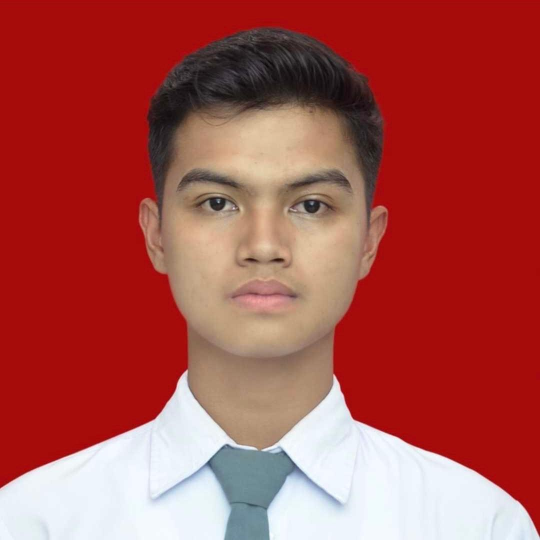
#> input picture images/Adhiv.jpg, 1080 x 1080 px (shown at 1/2 size)
$ python -i project.py   (imports and definitions only)   (older library calls are emulated)
#> lines starting #> are read from the running program, lines starting #| are printed output that depends on the picture; after the words box and inside, x2 and y2 are one past the last pixel; in counts of white or black regions, pixels touching at a corner belong together
#> further down, picture is the input picture: shape (1080, 1080, 3); mean B, G, R 74, 78.6, 170.8
import streamlit as st
import numpy as np
import cv2
from PIL import Image
import matplotlib.pyplot as plt
import os
from io import BytesIO
import base64

# ===================== CONFIG & THEME =====================

# [4 lines not run here, left out]

# [33 lines left out: function set_video_background, not called in this run]

# [1 line not run here, left out]

base_css = """
<style>
.block-container {
    max-width: 1200px;
    padding: 2.5rem 2rem 1.2rem 2rem;
}
.stImage > img{
    max-height:420px;
    object-fit:contain;
}
section[data-testid="stExpander"]{
    border-radius:10px;
    padding:8px;
    box-shadow:0 1px 6px rgba(0,0,0,0.04);
    margin-bottom:10px;
    background-color: var(--stLightBlue-50);
}
section[data-testid="stExpander"] .streamlit-expanderHeader{
    font-size:16px;
}
div[data-testid="column"] button {
    padding-top: 8px !important;
    padding-bottom: 8px !important;
    padding-left: 12px !important;
    padding-right: 12px !important;
    font-size: 14px !important;
    width: 100%;
    font-weight: 500 !important;
}
div[data-testid="stVerticalBlock"] > div[data-testid="stVerticalBlock"] > div[data-testid="stVerticalBlockBorderWrapper"] {
    border: 2px solid #4CAF50 !important;
    border-radius: 12px !important;
}
.team-photo-container {
    width: 140px;
    height: 140px;
    border-radius: 50%;
    overflow: hidden;
    margin: 0 auto;
    display: flex;
    align-items: center;
    justify-content: center;
    background: #f0f0f0;
    border: 3px solid #4CAF50;
}
.team-photo-container img {
    width: 100%;
    height: 100%;
    object-fit: cover;
    object-position: center;
}
</style>
"""
light_css = """
<style>
.stMarkdown, .stMarkdown p, .stMarkdown li {
    color: #ffffff !important;
}
button[kind="secondary"] {
    background-color: #ffffff !important;
    color: #000000 !important;
    border: 2px solid #4CAF50 !important;
    font-weight: 600 !important;
}
button[kind="secondary"]:hover {
    background-color: #e8f5e9 !important;
    color: #000000 !important;
    border-color: #2e7d32 !important;
}
button[kind="primary"] {
    background-color: #ffffff !important;
    color: #000000 !important;
}
.team-photo-container {
    background: #e8f5e9;
    border-color: #4CAF50;
}
</style>
"""

# [2 lines not run here, left out]

# ===================== SESSION STATE =====================

# [2 lines that did not run here, left out]
# [2 lines that did not run here, left out]
# [2 lines that did not run here, left out]

# ===================== TRANSLATIONS (EN ONLY) =====================

translations = {
    "en": {
        "title": "🧮 Matrix Transformations in Image Processing",
        "subtitle": "🎯 Try matrix effects and image adjustments",
        "app_goal": "🎯 *App Goal:* Provide a practical explanation of how 2D matrix transformations and image filters work on photos using linear algebra concepts.",
        "features": "- ↩ Transformations: translation, scaling, rotation, shear, and reflection.\n- 🧽 Processing: blur images, sharpen details, detect edges, remove background, convert to grayscale, and adjust brightness–contrast.",
        "concept_1_title": "### 🌀 2D Matrix Transformations",
        "concept_1_text1": "🌀 Flat images can be seen as a collection of points \\((x, y)\\) whose positions can be changed by linear operations such as translation, scaling, rotation, shear, and reflection, represented by 2×2 or 3×3 matrices (homogeneous coordinates).",
        "concept_1_text2": "🔄 When these matrices are multiplied by the point coordinates, the position shifts: scaling changes size, rotation rotates the image around the center, shear makes the shape oblique, and reflection flips the image over a specific line.",
        "concept_2_title": "### 📊 Image Adjustment with Convolution",
        "concept_2_text1": "📊 Image adjustment using small convolution kernels (matrices) that are shifted across the image; at each position, the new pixel value is calculated from a weighted combination of its neighbors.",
        "concept_2_text2": "🔍 Kernels with more even values produce blur or smoothing effects, while kernels with a strong center and negative values around it can sharpen and highlight edges.",
        "concept_3_title": "### 🎲 Why Interactive?",
        "concept_3_text1": "🎛 Users can adjust parameters like rotation angle, scaling factor, shear strength, or kernel choices and see the results on the image immediately, making matrix formulas feel more concrete.",
        "concept_3_text2": "💡 This way, numbers in the matrix can be directly linked to visual changes, making ideas of linear transformations and convolution easier to understand intuitively.",
        "quick_concepts": "#### 📝 Quick Main Ideas",
        "quick_concepts_text": "- ↩ 2D Transformations: move points in the plane (translation, scaling, rotation, shear, reflection).\n- 📊 Convolution: small kernel shifted over the image to calculate each new pixel from its surroundings.",
        "upload_title": "### 📷 Upload Image",
        "upload_label": "Drop image here (PNG/JPG/JPEG) 📂",
        "upload_success": "✅ Image loaded successfully.",
        "upload_preview": "📷 Original Image Preview",
        "upload_info": "⬆ Please upload an image first before using processing features.",
        "tools_title": "### 🔧 Image Processing Tools",
        "tools_subtitle": "🎛 Select one of the sections below to set transformations or filters.",
        "geo_title": "#### 🔄 Geometric Transformations",
        "geo_desc": "🔄 Geometric transformations change the position, size, and orientation of pixels using matrix-based linear operations.",
        "btn_translation": "↔ Translation",
        "btn_scaling": "📏 Scaling",
        "btn_rotation": "🔄 Rotation",
        "btn_shearing": "📐 Shear",
        "btn_reflection": "🪞 Reflection",
        "geo_info": "🔔 Upload an image first to try geometric transformations.",
        "trans_settings": "↔ Translation Settings**",
        "trans_dx": "↔ dx (shift left–right)",
        "trans_dy": "↕ dy (shift up–down)",
        "btn_apply": "✅ Apply",
        "trans_result": "📷 Translation Result",
        "scale_settings": "📏 Scaling Settings**",
        "scale_x": "📏 X-axis scaling factor",
        "scale_y": "📏 Y-axis scaling factor",
        "scale_result": "📷 Scaling Result",
        "rot_settings": "🔄 Rotation Settings**",
        "rot_angle": "🔄 Rotation angle (degrees)",
        "rot_result": "📷 Rotation Result",
        "shear_settings": "📐 Shear Settings**",
        "shear_x": "📐 X shear factor",
        "shear_y": "📐 Y shear factor",
        "shear_result": "📷 Shear Result",
        "refl_settings": "🪞 Reflection Settings**",
        "refl_axis": "🪞 Reflection axis",
        "refl_result": "📷 Reflection Result",
        "hist_title": "#### 📈 Color Histogram",
        "hist_desc": "📈 Histogram shows the distribution of pixel intensities (dark to light) for each color channel and helps evaluate exposure and contrast.",
        "btn_histogram": "Show Histogram 📈",
        "hist_warning": "⚠ Upload an image first to display histogram.",
        "filter_title": "#### 🔧 Filters and Adjustments",
        "filter_desc": "🔧 Filters change pixel values based on neighboring pixels (convolution) for blur, sharpening, edge detection, background removal, and brightness–contrast adjustment.",
        "btn_blur": "🔲 Blur",
        "btn_sharpen": "✨ Sharpen",
        "btn_background": "🎯 Background",
        "btn_grayscale": "⚫ Grayscale",
        "btn_edge": "🔍 Edge Detection",
        "btn_brightness": "☀ Brightness–Contrast",
        "filter_info": "🔔 Upload an image first to use filters.",
        "blur_settings": "🔲 Blur Settings**",
        "blur_kernel": "🔲 Kernel size",
        "blur_result": "📷 Blur Result",
        "sharpen_settings": "✨ Sharpening Settings**",
        "sharpen_desc": "✨ Highlights details and edges in the image.",
        "sharpen_result": "📷 Sharpening Result",
        "bg_settings": "🎯 Background Removal Settings**",
        "bg_method": "🎯 Method (example using HSV and simple segmentation)",
        "bg_result": "📷 Background Processing Result",
        "gray_settings": "⚫ Grayscale Settings**",
        "gray_desc": "⚫ Converts color image to grayscale.",
        "gray_result": "📷 Grayscale Result",
        "edge_settings": "🔍 Edge Detection Settings**",
        "edge_method": "🔍 Edge detection method",
        "edge_result": "📷 Edge Image",
        "bright_settings": "☀ Brightness & Contrast Settings**",
        "bright_brightness": "☀ Brightness value",
        "bright_contrast": "🌑 Contrast value",
        "bright_result": "📷 Brightness–Contrast Result",
        "team_title": "### 👥 Team Members",
        "team_subtitle": "👥 Group 3 – Roles and contributions",
        "team_sid": "🆔 SID:",
        "team_role": "👤 Role:",
        "team_contribution": "🤝 Contribution:",
        "upload_method_title": "### 📤 How to Upload Image",
        "upload_method_text": "*Image upload steps:\n1. Click the **\"Drop image here (PNG/JPG/JPEG) 📂\"* button at the top of the page.\n2. Select an image file from your device (PNG, JPG, or JPEG).\n3. Wait until the image finishes loading and appears on the screen.\n4. If successful, a confirmation message and original image preview will be displayed.\n5. After that, you can use transformations on the left column and filters on the right column.",
        "team_group": "👥 Group:",
        "axis_x": "➡ X-Axis",
        "axis_y": "⬆ Y-Axis",
        "axis_diag": "↗ Diagonal",
        "nav_label": "🧭 Page Navigation",
        "nav_expl": "📖 Explanation",
        "nav_proc": "🖼 Upload & Processing",
        "nav_team": "👥 Team",
    },
    "id" : {
        "title": "🔢 Operasi Matriks untuk Pemrosesan Visual",
        "subtitle": "🎯 Coba efek matriks 2D dan penyesuaian citra",
        "app_goal": "🎯 *Tujuan aplikasi:* Memberikan penjelasan praktis tentang cara transformasi matriks dua dimensi dan filter citra bekerja pada foto menggunakan konsep aljabar linear.",
        "features": "- ↩ Transformasi: translasi, skala, rotasi, shear, dan refleksi.\n- 🧽 Pemrosesan: menghaluskan citra, menajamkan detail, deteksi tepi, menghapus latar belakang, konversi ke grayscale, serta mengatur kecerahan–kontras.",
        "concept_1_title": "### 🌀 Transformasi Matriks Dua Dimensi",
        "concept_1_text1": "🌀 Gambar datar dapat dilihat sebagai kumpulan titik \\((x, y)\\) yang posisinya dapat diubah oleh operasi linear seperti translasi, skala, rotasi, shear, dan refleksi, yang direpresentasikan oleh matriks 2×2 atau 3×3 (koordinat homogen).",
        "concept_1_text2": "🔄 Ketika matriks ini dikalikan dengan koordinat titik, posisi titik bergeser: skala mengubah ukuran, rotasi memutar gambar terhadap pusat, shear membuat bentuk menjadi miring, dan refleksi membalik gambar terhadap garis tertentu.",
        "concept_2_title": "### 📊 Penyesuaian Citra dengan Konvolusi",
        "concept_2_text1": "📊 Penyesuaian citra menggunakan kernel kecil (matriks konvolusi) yang digeser di seluruh gambar; pada setiap posisi, nilai piksel baru dihitung dari kombinasi berbobot tetangganya.",
        "concept_2_text2": "🔍 Kernel dengan nilai yang lebih merata menghasilkan efek blur atau smoothing, sementara kernel dengan pusat kuat dan nilai negatif di sekitarnya dapat menajamkan dan menonjolkan tepi.",
        "concept_3_title": "### 🎲 Mengapa Interaktif?",
        "concept_3_text1": "🎛 Pengguna dapat mengatur parameter seperti sudut rotasi, faktor skala, kekuatan shear, atau pilihan kernel dan langsung melihat hasilnya pada gambar, sehingga rumus matriks terasa lebih konkret.",
        "concept_3_text2": "💡 Dengan cara ini, angka di dalam matriks bisa langsung dihubungkan dengan perubahan visual, sehingga ide transformasi linear dan konvolusi lebih mudah dipahami secara intuitif.",
        "quick_concepts": "#### 📝 Ide Utama Singkat",
        "quick_concepts_text": "- ↩ Transformasi 2D: memindahkan titik di bidang (translasi, skala, rotasi, shear, refleksi).\n- 📊 Konvolusi: kernel kecil digeser di atas gambar untuk menghitung setiap piksel baru dari lingkungan sekitarnya.",
        "upload_title": "### 📷 Unggah Gambar",
        "upload_label": "Letakkan gambar di sini (PNG/JPG/JPEG) 📂",
        "upload_success": "✅ Gambar berhasil dimuat.",
        "upload_preview": "📷 Pratinjau Gambar Asli",
        "upload_info": "⬆ Silakan unggah gambar terlebih dahulu sebelum memakai fitur pemrosesan.",
        "tools_title": "### 🔧 Image Processing Tools",
        "tools_subtitle": "🎛 Pilih salah satu bagian di bawah ini untuk mengatur transformasi atau filter.",
        "geo_title": "#### 🔄 Transformasi Geometris",
        "geo_desc": "🔄 Transformasi geometris mengubah posisi, ukuran, dan orientasi piksel menggunakan operasi linear berbasis matriks.",
        "btn_translation": "↔ Translasi",
        "btn_scaling": "📏 Skala",
        "btn_rotation": "🔄 Rotasi",
        "btn_shearing": "📐 Shear",
        "btn_reflection": "🪞 Refleksi",
        "geo_info": "🔔 Unggah gambar terlebih dahulu untuk mencoba transformasi geometris.",
        "trans_settings": "↔ Pengaturan Translasi**",
        "trans_dx": "↔ dx (geser kiri–kanan)",
        "trans_dy": "↕ dy (geser atas–bawah)",
        "btn_apply": "✅ Terapkan",
        "trans_result": "📷 Hasil Translasi",
        "scale_settings": "📏 Pengaturan Skala**",
        "scale_x": "📏 Faktor skala sumbu X",
        "scale_y": "📏 Faktor skala sumbu Y",
        "scale_result": "📷 Hasil Skala",
        "rot_settings": "🔄 Pengaturan Rotasi**",
        "rot_angle": "🔄 Sudut rotasi (derajat)",
        "rot_result": "📷 Hasil Rotasi",
        "shear_settings": "📐 Pengaturan Shear**",
        "shear_x": "📐 Faktor shear X",
        "shear_y": "📐 Faktor shear Y",
        "shear_result": "📷 Hasil Shear",
        "refl_settings": "🪞 Pengaturan Refleksi**",
        "refl_axis": "🪞 Sumbu refleksi",
        "refl_result": "📷 Hasil Refleksi",
        "hist_title": "#### 📈 Histogram Warna",
        "hist_desc": "📈 Histogram menunjukkan sebaran intensitas piksel (gelap ke terang) untuk tiap kanal warna dan membantu menilai eksposur serta kontras.",
        "btn_histogram": "Tampilkan Histogram 📈",
        "hist_warning": "⚠ Unggah gambar terlebih dahulu untuk menampilkan histogram.",
        "filter_title": "#### 🔧 Filter dan Penyesuaian Citra",
        "filter_desc": "🔧 Filter mengubah nilai piksel berdasarkan piksel tetangga (konvolusi) untuk blur, sharpening, deteksi tepi, penghapusan latar belakang, dan pengaturan kecerahan–kontras.",
        "btn_blur": "🔲 Blur",
        "btn_sharpen": "✨ Tajamkan",
        "btn_background": "🎯 Background",
        "btn_grayscale": "⚫ Grayscale",
        "btn_edge": "🔍 Deteksi Tepi",
        "btn_brightness": "☀ Kecerahan–Kontras",
        "filter_info": "🔔 Unggah gambar terlebih dahulu untuk menggunakan filter.",
        "blur_settings": "🔲 Pengaturan Blur**",
        "blur_kernel": "🔲 Ukuran kernel",
        "blur_result": "📷 Hasil Blur",
        "sharpen_settings": "✨ Pengaturan Penajaman**",
        "sharpen_desc": "✨ Menonjolkan detail dan tepi pada gambar.",
        "sharpen_result": "📷 Hasil Penajaman",
        "bg_settings": "🎯 Pengaturan Penghapusan Latar Belakang**",
        "bg_method": "🎯 Metode (contoh menggunakan HSV dan segmentasi sederhana)",
        "bg_result": "📷 Hasil Pemrosesan Background",
        "gray_settings": "⚫ Pengaturan Grayscale**",
        "gray_desc": "⚫ Mengubah gambar berwarna menjadi skala abu-abu.",
        "gray_result": "📷 Hasil Grayscale",
        "edge_settings": "🔍 Pengaturan Deteksi Tepi**",
        "edge_method": "🔍 Metode deteksi tepi",
        "edge_result": "📷 Gambar Tepi",
        "bright_settings": "☀ Pengaturan Kecerahan & Kontras**",
        "bright_brightness": "☀ Nilai kecerahan",
        "bright_contrast": "🌑 Nilai kontras",
        "bright_result": "📷 Hasil Kecerahan–Kontras",
        "team_title": "### 👥 Anggota Kelompok",
        "team_subtitle": "👥 Kelompok 3 – Peran dan kontribusi",
        "team_sid": "🆔 NIM:",
        "team_role": "👤 Peran:",
        "team_contribution": "🤝 Kontribusi:",
        "upload_method_title": "### 📤 Cara Mengunggah Gambar",
        "upload_method_text": "*Langkah mengunggah gambar:\n1. Klik tombol **\"Letakkan gambar di sini (PNG/JPG/JPEG) 📂\"* di bagian atas halaman.\n2. Pilih file gambar dari perangkat (PNG, JPG, atau JPEG).\n3. Tunggu sampai gambar selesai dimuat dan muncul di layar.\n4. Jika berhasil, pesan konfirmasi dan pratinjau gambar asli akan ditampilkan.\n5. Setelah itu, kamu dapat menggunakan transformasi di kolom kiri dan filter di kolom kanan.",
        "team_group": "👥 Kelompok:",
        "axis_x": "➡ Sumbu-X",
        "axis_y": "⬆ Sumbu-Y",
        "axis_diag": "↗ Diagonal",
        "nav_label": "🧭 Navigasi halaman",
        "nav_expl": "📖 Penjelasan",
        "nav_proc": "🖼 Unggah & Pemrosesan",
        "nav_team": "👥 Anggota",
    },
}

# [2 lines that did not run here, left out]
lang = "en" if st.session_state["language"] == "en" else "id"
t = translations[lang]
# ===================== HEADER & SIDEBAR NAV =====================

# [6 lines not run here, left out]

# [4 lines that did not run here, left out]
# [1 line not run here, left out]
# [1 line that did not run here, left out]
# [8 lines not run here, left out]

# ===================== HELPER FUNCTIONS =====================

def load_image(file):
    img = Image.open(file).convert("RGB")
    return np.array(img)

def to_opencv(img_rgb):
    return cv2.cvtColor(img_rgb, cv2.COLOR_RGB2BGR)

def to_streamlit(img_bgr):
    return cv2.cvtColor(img_bgr, cv2.COLOR_BGR2RGB)

# [68 lines left out: functions apply_affine_transform, manual_convolution_gray, rgb_to_gray, adjust_brightness_contrast, image_to_bytes, compute_histogram, not called in this run]

def simple_background_removal_hsv(img_rgb):
    """
    Simple background removal using HSV threshold.
    Assumes background is relatively light and near-neutral.
    """
    img_bgr = to_opencv(img_rgb)
    hsv = cv2.cvtColor(img_bgr, cv2.COLOR_BGR2HSV)
#> hsv: shape (1080, 1080, 3); mean H, S, V 99.7, 159.2, 173.8

    lower_bg = np.array([0, 0, 180])      # low saturation, high value
    upper_bg = np.array([180, 60, 255])

    mask_bg = cv2.inRange(hsv, lower_bg, upper_bg)
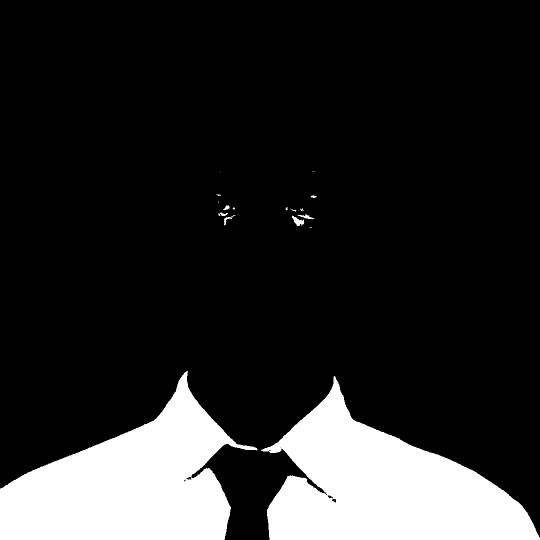
#> mask_bg: shape (1080, 1080) (shown at 1/2 size); 16.1% white; 19 white regions (10 under 20 px), largest, box (x1, y1, x2, y2) and area: (522, 752, 1080, 1080) 95585, (0, 742, 515, 1080) 91122, (584, 431, 608, 452) 249
    mask_fg = cv2.bitwise_not(mask_bg)

    fg_bgr = cv2.bitwise_and(img_bgr, img_bgr, mask=mask_fg)
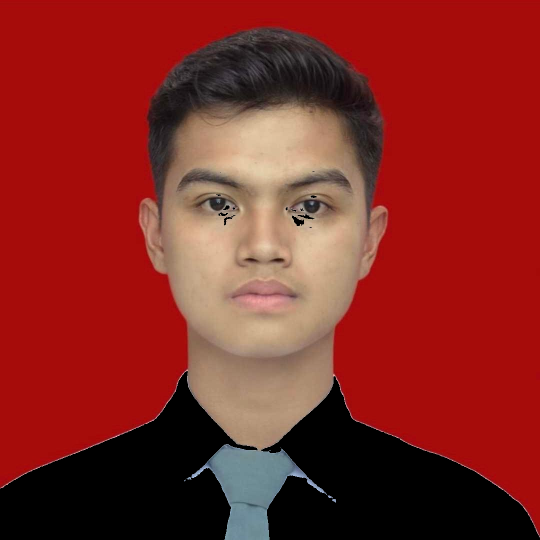
#> fg_bgr: shape (1080, 1080, 3) (shown at 1/2 size); mean R, G, B 133.2, 40, 34.2
    fg_rgb = to_streamlit(fg_bgr)
    return fg_rgb

# ===================== PAGE 1: EXPLANATION =====================

# [525 lines not run here, left out]

>>> import cv2
>>> picture = cv2.imread('images/Adhiv.jpg')
>>> result = simple_background_removal_hsv(picture)
